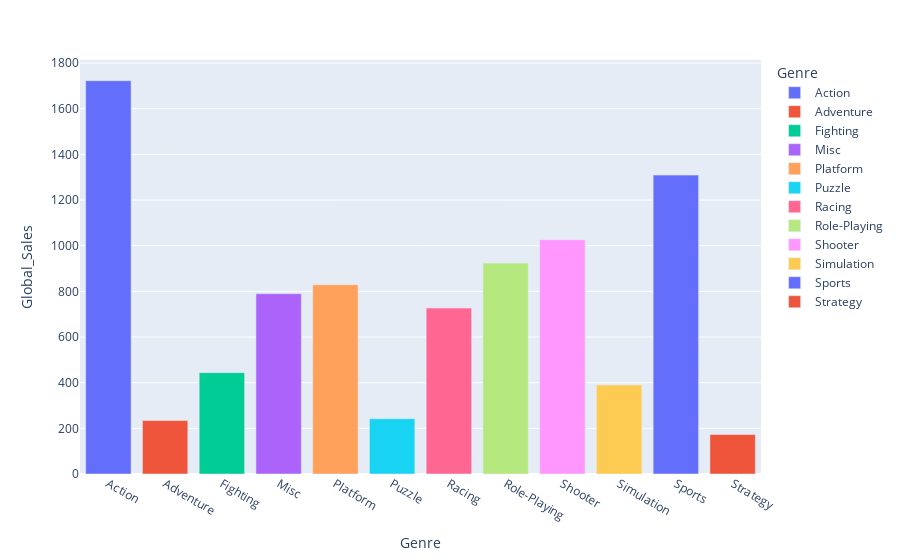

The code cell stored with this chart in its notebook:
### Markdown cell above
## 📈 Genre Insights
### 11. Which `Genre` has the highest total `Global_Sales`?

### Code cell
highest_genre_sales = df.groupby('Genre')['Global_Sales'].sum().reset_index()

fig = px.bar(highest_genre_sales, y='Global_Sales', x='Genre', color='Genre')
fig.show()

### Figure 1 — Plotly figure (JSON) as saved in the notebook; plotly's stock layout.template omitted (floating-point values rounded to 4 significant figures)
{"data": [{"hovertemplate": "Genre=%{x}<br>Global_Sales=%{y}<extra></extra>", "legendgroup": "Action", "marker": {"color": "#636efa", "pattern": {"shape": ""}}, "name": "Action", "orientation": "v", "showlegend": true, "textposition": "auto", "type": "bar", "x": ["Action"], "xaxis": "x", "y": [1723.0], "yaxis": "y"}, {"hovertemplate": "Genre=%{x}<br>Global_Sales=%{y}<extra></extra>", "legendgroup": "Adventure", "marker": {"color": "#EF553B", "pattern": {"shape": ""}}, "name": "Adventure", "orientation": "v", "showlegend": true, "textposition": "auto", "type": "bar", "x": ["Adventure"], "xaxis": "x", "y": [234.6], "yaxis": "y"}, {"hovertemplate": "Genre=%{x}<br>Global_Sales=%{y}<extra></extra>", "legendgroup": "Fighting", "marker": {"color": "#00cc96", "pattern": {"shape": ""}}, "name": "Fighting", "orientation": "v", "showlegend": true, "textposition": "auto", "type": "bar", "x": ["Fighting"], "xaxis": "x", "y": [444.1], "yaxis": "y"}, {"hovertemplate": "Genre=%{x}<br>Global_Sales=%{y}<extra></extra>", "legendgroup": "Misc", "marker": {"color": "#ab63fa", "pattern": {"shape": ""}}, "name": "Misc", "orientation": "v", "showlegend": true, "textposition": "auto", "type": "bar", "x": ["Misc"], "xaxis": "x", "y": [789.9], "yaxis": "y"}, {"hovertemplate": "Genre=%{x}<br>Global_Sales=%{y}<extra></extra>", "legendgroup": "Platform", "marker": {"color": "#FFA15A", "pattern": {"shape": ""}}, "name": "Platform", "orientation": "v", "showlegend": true, "textposition": "auto", "type": "bar", "x": ["Platform"], "xaxis": "x", "y": [829.1], "yaxis": "y"}, {"hovertemplate": "Genre=%{x}<br>Global_Sales=%{y}<extra></extra>", "legendgroup": "Puzzle", "marker": {"color": "#19d3f3", "pattern": {"shape": ""}}, "name": "Puzzle", "orientation": "v", "showlegend": true, "textposition": "auto", "type": "bar", "x": ["Puzzle"], "xaxis": "x", "y": [242.2], "yaxis": "y"}, {"hovertemplate": "Genre=%{x}<br>Global_Sales=%{y}<extra></extra>", "legendgroup": "Racing", "marker": {"color": "#FF6692", "pattern": {"shape": ""}}, "name": "Racing", "orientation": "v", "showlegend": true, "textposition": "auto", "type": "bar", "x": ["Racing"], "xaxis": "x", "y": [726.8], "yaxis": "y"}, {"hovertemplate": "Genre=%{x}<br>Global_Sales=%{y}<extra></extra>", "legendgroup": "Role-Playing", "marker": {"color": "#B6E880", "pattern": {"shape": ""}}, "name": "Role-Playing", "orientation": "v", "showlegend": true, "textposition": "auto", "type": "bar", "x": ["Role-Playing"], "xaxis": "x", "y": [923.8], "yaxis": "y"}, {"hovertemplate": "Genre=%{x}<br>Global_Sales=%{y}<extra></extra>", "legendgroup": "Shooter", "marker": {"color": "#FF97FF", "pattern": {"shape": ""}}, "name": "Shooter", "orientation": "v", "showlegend": true, "textposition": "auto", "type": "bar", "x": ["Shooter"], "xaxis": "x", "y": [1026.0], "yaxis": "y"}, {"hovertemplate": "Genre=%{x}<br>Global_Sales=%{y}<extra></extra>", "legendgroup": "Simulation", "marker": {"color": "#FECB52", "pattern": {"shape": ""}}, "name": "Simulation", "orientation": "v", "showlegend": true, "textposition": "auto", "type": "bar", "x": ["Simulation"], "xaxis": "x", "y": [390.0], "yaxis": "y"}, {"hovertemplate": "Genre=%{x}<br>Global_Sales=%{y}<extra></extra>", "legendgroup": "Sports", "marker": {"color": "#636efa", "pattern": {"shape": ""}}, "name": "Sports", "orientation": "v", "showlegend": true, "textposition": "auto", "type": "bar", "x": ["Sports"], "xaxis": "x", "y": [1309.0], "yaxis": "y"}, {"hovertemplate": "Genre=%{x}<br>Global_Sales=%{y}<extra></extra>", "legendgroup": "Strategy", "marker": {"color": "#EF553B", "pattern": {"shape": ""}}, "name": "Strategy", "orientation": "v", "showlegend": true, "textposition": "auto", "type": "bar", "x": ["Strategy"], "xaxis": "x", "y": [173.3], "yaxis": "y"}], "layout": {"barmode": "relative", "legend": {"title": {"text": "Genre"}, "tracegroupgap": 0}, "margin": {"t": 60}, "xaxis": {"anchor": "y", "categoryarray": ["Action", "Adventure", "Fighting", "Misc", "Platform", "Puzzle", "Racing", "Role-Playing", "Shooter", "Simulation", "Sports", "Strategy"], "categoryorder": "array", "domain": [0, 1], "title": {"text": "Genre"}}, "yaxis": {"anchor": "x", "domain": [0, 1], "title": {"text": "Global_Sales"}}}}
